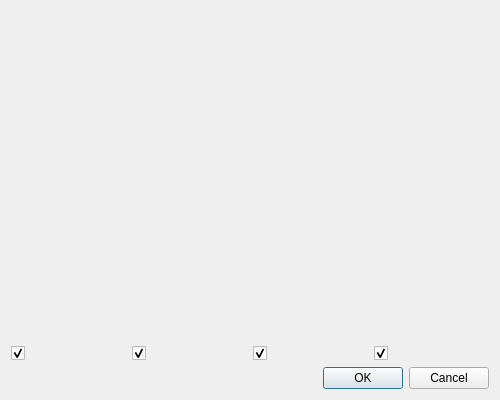
<?xml version="1.0" encoding="UTF-8"?>
<ui version="4.0">
 <class>BoundDialog</class>
 <widget class="QDialog" name="BoundDialog">
  <property name="geometry">
   <rect>
    <x>0</x>
    <y>0</y>
    <width>500</width>
    <height>400</height>
   </rect>
  </property>
  <property name="windowTitle">
   <string>Dialog</string>
  </property>
  <property name="windowIcon">
   <iconset resource="images.qrc">
    <normaloff>:/images/bound.png</normaloff>:/images/bound.png</iconset>
  </property>
  <layout class="QVBoxLayout" name="verticalLayout">
   <item>
    <widget class="ImageViewWidget" name="imageViewerWidget" native="true">
     <property name="sizePolicy">
      <sizepolicy hsizetype="Preferred" vsizetype="MinimumExpanding">
       <horstretch>0</horstretch>
       <verstretch>0</verstretch>
      </sizepolicy>
     </property>
     <property name="minimumSize">
      <size>
       <width>0</width>
       <height>200</height>
      </size>
     </property>
    </widget>
   </item>
   <item>
    <layout class="QHBoxLayout" name="horizontalLayout">
     <item>
      <widget class="QCheckBox" name="upDownCheckBox">
       <property name="text">
        <string/>
       </property>
       <property name="icon">
        <iconset resource="images.qrc">
         <normaloff>:/images/down.png</normaloff>:/images/down.png</iconset>
       </property>
       <property name="checked">
        <bool>true</bool>
       </property>
      </widget>
     </item>
     <item>
      <widget class="QCheckBox" name="downUpCheckBox">
       <property name="text">
        <string/>
       </property>
       <property name="icon">
        <iconset resource="images.qrc">
         <normaloff>:/images/up.png</normaloff>:/images/up.png</iconset>
       </property>
       <property name="checked">
        <bool>true</bool>
       </property>
      </widget>
     </item>
     <item>
      <widget class="QCheckBox" name="leftRightCheckBox">
       <property name="text">
        <string/>
       </property>
       <property name="icon">
        <iconset resource="images.qrc">
         <normaloff>:/images/right.png</normaloff>:/images/right.png</iconset>
       </property>
       <property name="checked">
        <bool>true</bool>
       </property>
      </widget>
     </item>
     <item>
      <widget class="QCheckBox" name="rightLeftCheckBox">
       <property name="text">
        <string/>
       </property>
       <property name="icon">
        <iconset resource="images.qrc">
         <normaloff>:/images/left.png</normaloff>:/images/left.png</iconset>
       </property>
       <property name="checked">
        <bool>true</bool>
       </property>
      </widget>
     </item>
    </layout>
   </item>
   <item>
    <layout class="QHBoxLayout" name="horizontalLayout_4">
     <item>
      <spacer name="horizontalSpacer_2">
       <property name="orientation">
        <enum>Qt::Horizontal</enum>
       </property>
       <property name="sizeHint" stdset="0">
        <size>
         <width>40</width>
         <height>20</height>
        </size>
       </property>
      </spacer>
     </item>
     <item>
      <widget class="QPushButton" name="okPushButton">
       <property name="sizePolicy">
        <sizepolicy hsizetype="Preferred" vsizetype="Fixed">
         <horstretch>0</horstretch>
         <verstretch>0</verstretch>
        </sizepolicy>
       </property>
       <property name="text">
        <string>OK</string>
       </property>
      </widget>
     </item>
     <item>
      <widget class="QPushButton" name="cancelPushButton">
       <property name="sizePolicy">
        <sizepolicy hsizetype="Preferred" vsizetype="Fixed">
         <horstretch>0</horstretch>
         <verstretch>0</verstretch>
        </sizepolicy>
       </property>
       <property name="text">
        <string>Cancel</string>
       </property>
      </widget>
     </item>
    </layout>
   </item>
  </layout>
 </widget>
 <customwidgets>
  <customwidget>
   <class>ImageViewWidget</class>
   <extends>QWidget</extends>
   <header>imageviewwidget.h</header>
   <container>1</container>
  </customwidget>
 </customwidgets>
 <resources>
  <include location="images.qrc"/>
 </resources>
 <connections/>
</ui>
